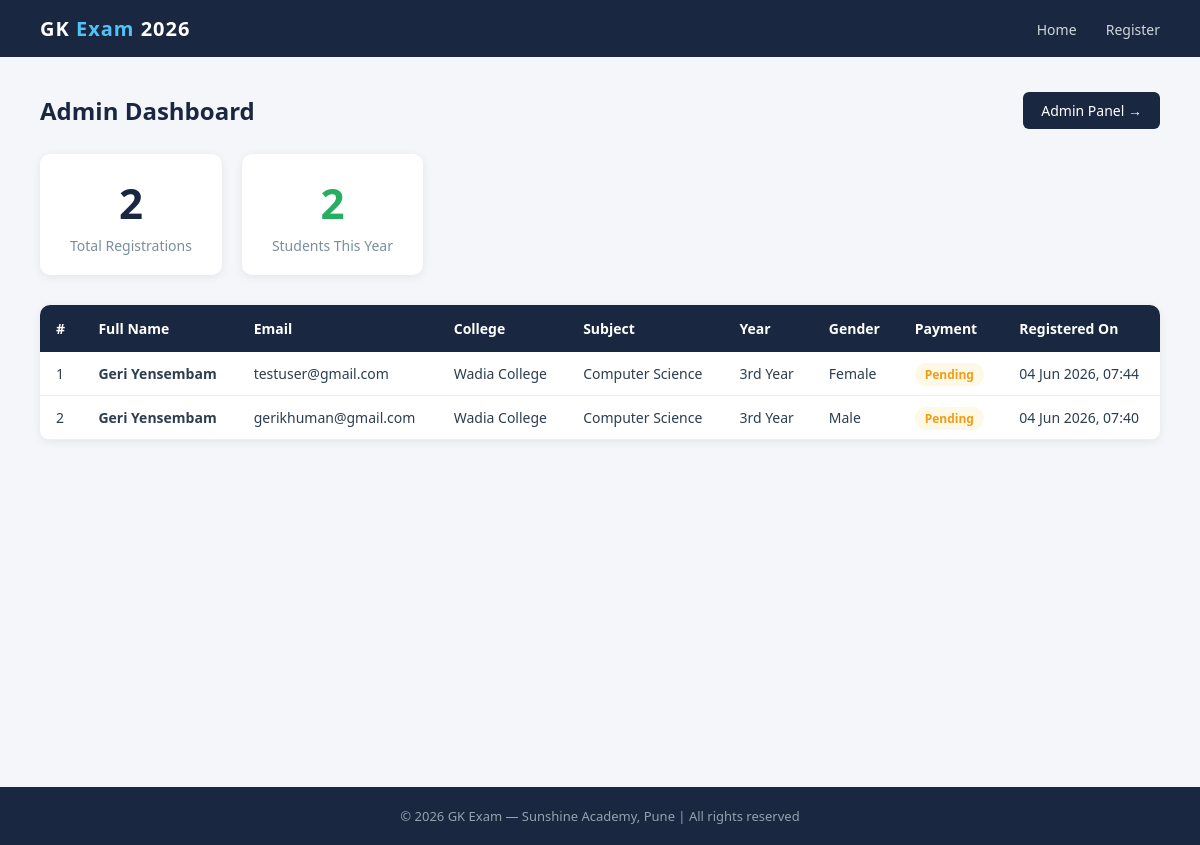
The page /dashboard/ (signed in) on the database its author committed.
### registration/models.py (models this page shows, shortened)
class Student(models.Model):
    full_name = models.CharField(max_length=100)
    email = models.EmailField(unique=True)
    phone = models.CharField(max_length=15)
    college = models.CharField(max_length=200)
    department = models.CharField(max_length=100)
    year_of_study = models.CharField(max_length=20)
    gender = models.CharField(max_length=10)
    subject = models.CharField(max_length=50)
    registration_date = models.DateTimeField(auto_now_add=True)
    is_approved = models.BooleanField(default=False)
    payment_status = models.BooleanField(default=False)
    roll_number = models.CharField(max_length=20, blank=True)

### registration/views.py (the view)
# urls.py: path('dashboard/', views.dashboard, name='dashboard'),
@staff_member_required(login_url='/admin/login/')
def dashboard(request):
    students = Student.objects.all().order_by('-registration_date')
    total = students.count()
    return render(request, 'registration/dashboard.html', {
        'students': students,
        'total': total,
    })

### registration/templates/registration/dashboard.html (shortened to what this page needs)
{% extends 'registration/base.html' %}
{% block content %}
<div class="dashboard">
    <div class="top-bar">
        <h2> Admin Dashboard</h2>
        <a href="/admin/" style="background:#1a2740;color:white;padding:9px 18px;border-radius:6px;text-decoration:none;font-size:14px;">Admin Panel →</a>
    </div>
    <div class="stat-cards">
        <div class="stat-card">
            <div class="num">{{ total }}</div>
            <p>Total Registrations</p>
        </div>
        <div class="stat-card">
            <div class="num" style="color:#27ae60;">
                {{ students|length }}
            </div>
            <p>Students This Year</p>
        </div>
    </div>
    <div class="table-wrap">
        <table>
            <thead>
                <tr>
                    <th>#</th>
                    <th>Full Name</th>
                    <th>Email</th>
                    <th>College</th>
                    <th>Subject</th>
                    <th>Year</th>
                    <th>Gender</th>
                    <th>Payment</th>
                    <th>Registered On</th>
                </tr>
            </thead>
            <tbody>
                {% for student in students %}
                <tr>
                    <td>{{ forloop.counter }}</td>
                    <td><strong>{{ student.full_name }}</strong></td>
                    <td>{{ student.email }}</td>
                    <td>{{ student.college }}</td>
                    <td>{{ student.subject }}</td>
                    <td>{{ student.year_of_study }}</td>
                    <td>{{ student.gender }}</td>
                    <td>
                        {% if student.payment_status %}
                            <span class="badge badge-paid">Paid</span>
                        {% else %}
                            <span class="badge badge-pending">Pending</span>
                        {% endif %}
                    </td>
                    <td>{{ student.registration_date|date:"d M Y, H:i" }}</td>
                </tr>
                {% empty %}
                <tr>
                    <td colspan="9" class="no-data">No registrations yet.</td>
                </tr>
                {% endfor %}
            </tbody>
        </table>
    </div>
</div>
{% endblock %}

### registration/templates/registration/base.html (shortened to what this page needs)
<!DOCTYPE html>
<html lang="en">
<head>
</head>
<body>
    <nav>
        <div class="logo">GK <span>Exam</span> 2026</div>
        <div>
            <a href="/">Home</a>
            <a href="/register/">Register</a>
        </div>
    </nav>
    <main>
        {% block content %}{% endblock %}
    </main>
    <footer>
        <p>© 2026 GK Exam — Sunshine Academy, Pune | All rights reserved</p>
    </footer>
</body>
</html>

### registration/templates/registration/base.html (style rules this page uses)
* { margin: 0; padding: 0; box-sizing: border-box; }
body { font-family: 'Segoe UI', Arial, sans-serif; background: #f5f6fa; color: #2c3e50; }
nav { background: #1a2740; padding: 15px 40px; display: flex; justify-content: space-between; align-items: center; }
nav .logo { color: white; font-size: 20px; font-weight: bold; letter-spacing: 1px; }
nav .logo span { color: #4fc3f7; }
nav a { color: #cfd8dc; text-decoration: none; margin-left: 25px; font-size: 14px; transition: color 0.2s; }
footer { background: #1a2740; color: #90a4ae; text-align: center; padding: 20px; font-size: 13px; margin-top: 60px; }
main { min-height: calc(100vh - 130px); }

### registration/templates/registration/dashboard.html (style rules this page uses)
.dashboard { padding: 35px 40px; }
.top-bar { display: flex; justify-content: space-between; align-items: center; margin-bottom: 25px; }
.top-bar h2 { color: #1a2740; font-size: 24px; }
.stat-cards { display: flex; gap: 20px; margin-bottom: 30px; }
.stat-card { background: white; border-radius: 10px; padding: 20px 30px; box-shadow: 0 2px 10px rgba(0,0,0,0.07); text-align: center; min-width: 160px; }
.stat-card .num { font-size: 42px; font-weight: bold; color: #1a2740; }
.stat-card p { color: #78909c; font-size: 14px; margin-top: 5px; }
.table-wrap { background: white; border-radius: 10px; box-shadow: 0 2px 10px rgba(0,0,0,0.07); overflow: hidden; }
.table-wrap table { width: 100%; border-collapse: collapse; font-size: 14px; }
thead { background: #1a2740; color: white; }
thead th { padding: 14px 16px; text-align: left; font-weight: 600; }
tbody tr { border-bottom: 1px solid #ecf0f1; }
tbody td { padding: 12px 16px; color: #2c3e50; }
.badge { padding: 3px 10px; border-radius: 12px; font-size: 12px; font-weight: bold; }
.badge-pending { background: #fef9e7; color: #f39c12; }

### rows shown on the page
Student: full_name "Geri Yensembam", email "testuser@gmail.com", college "Wadia College", subject "Computer Science", year_of_study "3rd Year", gender "Female", payment_status "Pending", registration_date "04 Jun 2026, 07:44"
Student: full_name "Geri Yensembam", email "gerikhuman@gmail.com", college "Wadia College", subject "Computer Science", year_of_study "3rd Year", gender "Male", payment_status "Pending", registration_date "04 Jun 2026, 07:40"

### other values the page prints
{{ total }} "2"
{{ students|length }} "2"
